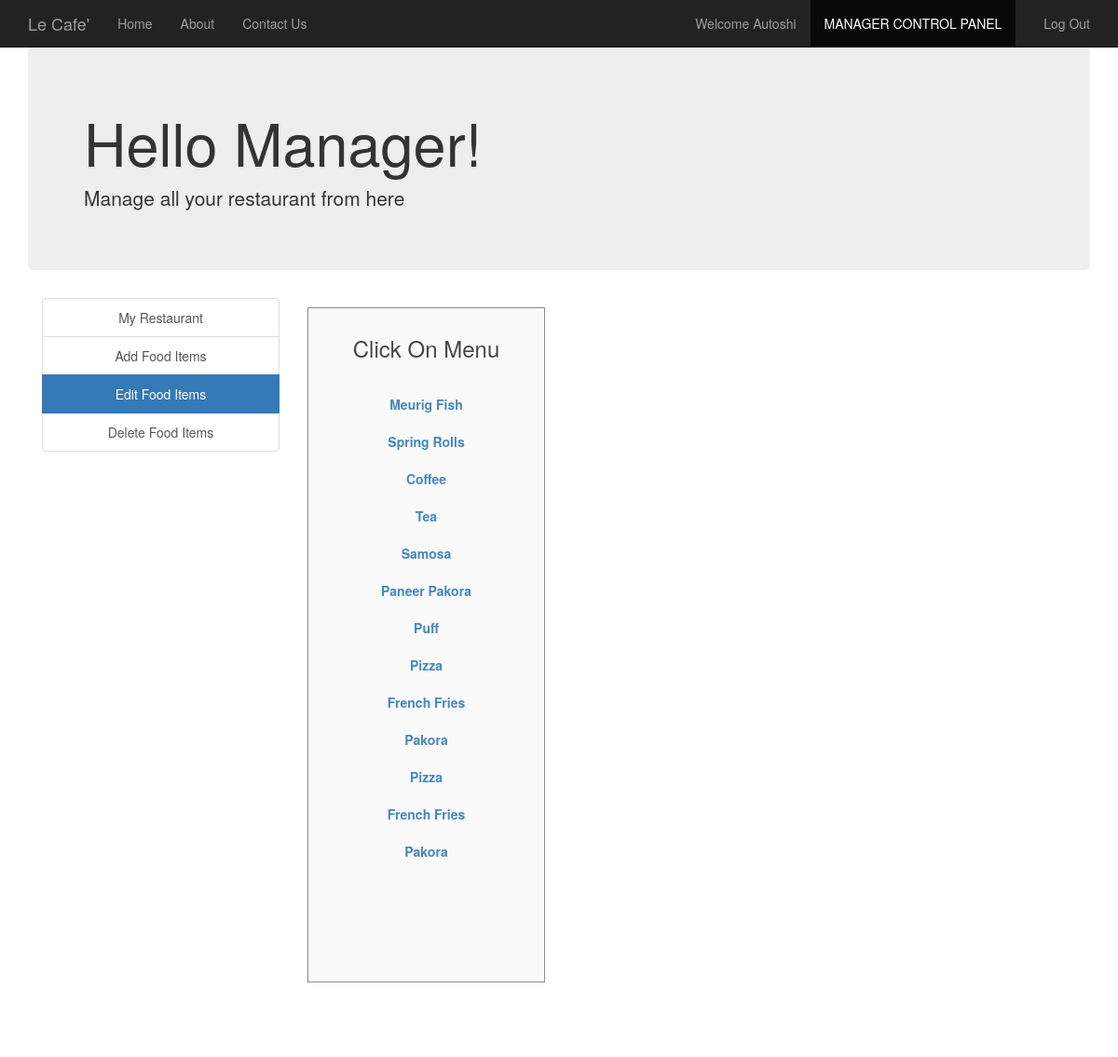
Page /edit_food_items.php (signed in) on the committed database.
### tables this page shows
CREATE TABLE `manager` (
  `username` varchar(30) NOT NULL,
  `fullname` varchar(30) NOT NULL,
  `email` varchar(30) NOT NULL,
  `contact` varchar(30) NOT NULL,
  `address` varchar(50) NOT NULL,
  `password` varchar(30) NOT NULL
);

CREATE TABLE `food` (
  `F_ID` int(30) NOT NULL,
  `name` varchar(30) NOT NULL,
  `price` int(30) NOT NULL,
  `description` varchar(200) NOT NULL,
  `R_ID` int(30) NOT NULL,
  `images_path` varchar(200) NOT NULL,
  `options` varchar(10) NOT NULL DEFAULT 'ENABLE'
);

### session_m.php (called while the page is built, shortened)
<?php
$conn = Connect();
$user_check=$_SESSION['login_user1'];
$query = "SELECT username FROM MANAGER WHERE username = '$user_check'";
$ses_sql = mysqli_query($conn, $query);
$row = mysqli_fetch_assoc($ses_sql);
$login_session =$row['username'];
?>

### edit_food_items.php (the view, shortened to what this page needs)
<?php
include('session_m.php');
?>
<!DOCTYPE html>
<html>
  <head>
  </head>
  <link rel="stylesheet" type = "text/css" href ="css/edit_food_items.css">
  <link rel="stylesheet" type = "text/css" href ="css/bootstrap.min.css">
  <body>
    <nav class="navbar navbar-inverse navbar-fixed-top navigation-clean-search" role="navigation">
      <div class="container">
        <div class="navbar-header">
          <a class="navbar-brand" href="index.php">Le Cafe'</a>
        </div>
        <div class="collapse navbar-collapse " id="myNavbar">
          <ul class="nav navbar-nav">
            <li><a href="index.php">Home</a></li>
            <li><a href="aboutus.php">About</a></li>
            <li><a href="contactus.php">Contact Us</a></li>
          </ul>
          <ul class="nav navbar-nav navbar-right">
            <li><a href="#"><span class="glyphicon glyphicon-user"></span> Welcome <?php echo $login_session; ?> </a></li>
            <li class="active"> <a href="managerlogin.php">MANAGER CONTROL PANEL</a></li>
            <li><a href="logout_m.php"><span class="glyphicon glyphicon-log-out"></span> Log Out </a></li>
          </ul>
        </div>
      </div>
    </nav>
<div class="container">
    <div class="jumbotron">
     <h1>Hello Manager! </h1>
     <p>Manage all your restaurant from here</p>
    </div>
    </div>
<div class="container">
    	<div class="col-xs-3" style="text-align: center;">
    	<div class="list-group">
    		<a href="myrestaurant.php" class="list-group-item ">My Restaurant</a>
    		<a href="add_food_items.php" class="list-group-item ">Add Food Items</a>
    		<a href="edit_food_items.php" class="list-group-item active">Edit Food Items</a>
    		<a href="delete_food_items.php" class="list-group-item ">Delete Food Items</a>
    	</div>
    </div>
<div class="col-xs-3">
  <div class="form-area" style="padding: 10px 10px 110px 10px; ">
    <div style="text-align: center;">
      <h3>Click On Menu <br><br></h3>
    </div>
    <?php
    $query = mysqli_query($conn, "SELECT * FROM food f WHERE f.R_ID IN (SELECT r.R_ID FROM RESTAURANTS r WHERE r.M_ID='$user_check') ORDER BY F_ID");
    while ($row = mysqli_fetch_array($query)) {
      ?>
      <div class="list-group" style="text-align: center;">
        <?php
      echo "<b><a href='edit_food_items.php?update= {$row['F_ID']}'>{$row['name']}</a></b>";
        ?>
      </div>
    <?php
    }
    ?>
  </div>
</div>
</div>
  </body>
<br>
</html>

### CSS/edit_food_items.css (style rules this page uses)
body,html { height: 100%; }
body { padding-top: 50px; background-image: url('headerimg2.jpg'); background-repeat: repeat; background-size: 100%; }
.form-area { background-color: #FAFAFA; padding: 10px 40px 60px; margin: 10px 0px 60px; border: 1px solid GREY; opacity:0.9; }

### rows in the picture
manager: username "Autoshi"
food: name "Meurig Fish"
food: name "Spring Rolls"
food: name "Coffee"
food: name "Tea"
food: name "Samosa"
food: name "Paneer Pakora"
food: name "Puff"
food: name "Pizza"
food: name "French Fries"
food: name "Pakora"
food: name "Pizza"
food: name "French Fries"
food: name "Pakora"
